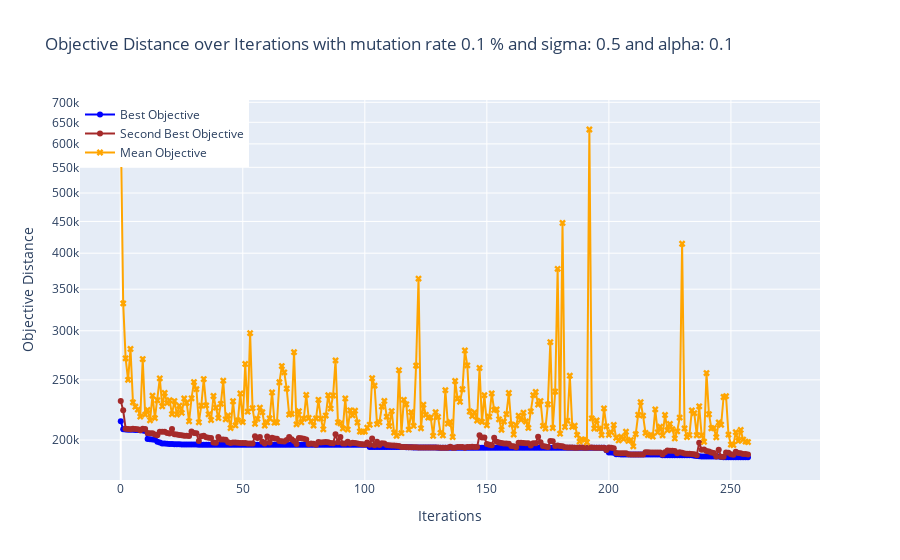
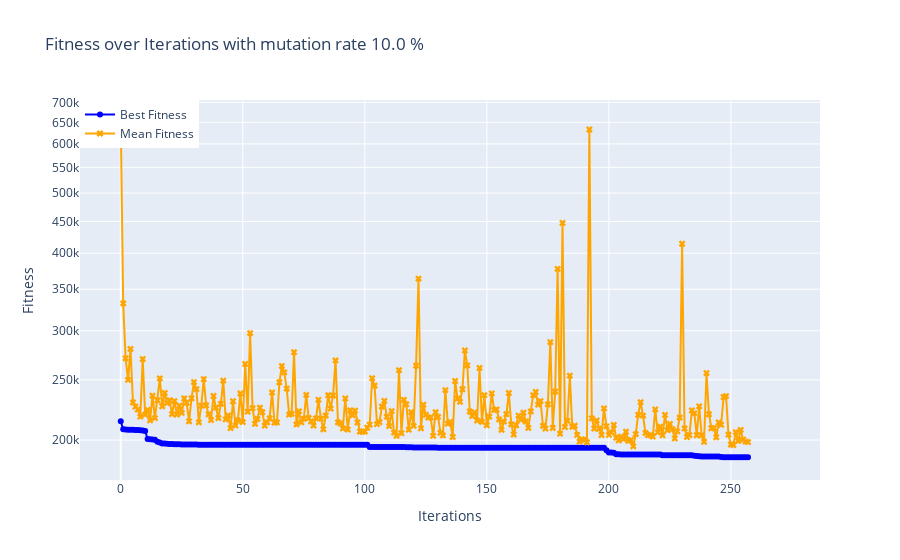
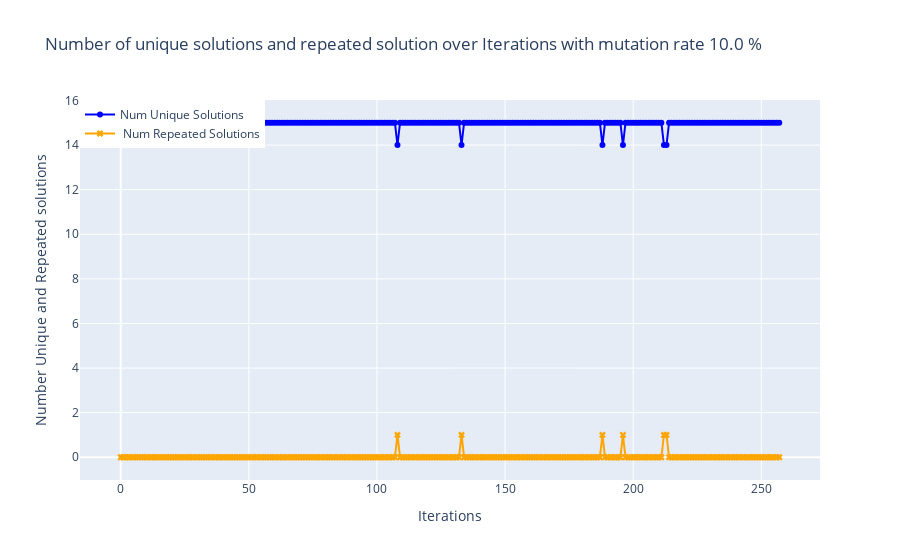
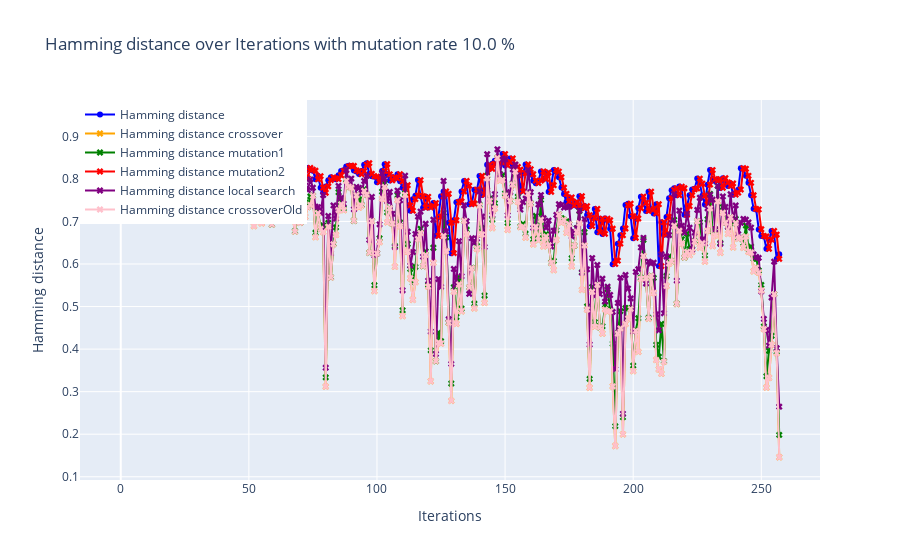

Notebook cell for these charts, in order:
### Code cell
import r0818807
filename = 'tour1000.csv'
a = r0818807.r0818807()
#a.post_processing_histogram(filename=filename)
a.optimize(filename=filename)

### Figure 1 — Plotly figure (JSON) as saved in the notebook; plotly's stock layout.template omitted (floating-point values rounded to 4 significant figures; data arrays with more than 128 entries replaced by an {"elided": "..."} marker saying what was removed)
{"data": [{"line": {"color": "blue"}, "marker": {"symbol": "circle"}, "mode": "lines+markers", "name": "Best Objective", "type": "scatter", "x": {"elided": "258 int values"}, "y": {"elided": "258 float values"}}, {"line": {"color": "Brown"}, "marker": {"symbol": "circle"}, "mode": "lines+markers", "name": "Second Best Objective", "type": "scatter", "x": {"elided": "258 int values"}, "y": {"elided": "258 float values"}}, {"line": {"color": "orange"}, "marker": {"symbol": "x"}, "mode": "lines+markers", "name": "Mean Objective", "type": "scatter", "x": {"elided": "258 int values"}, "y": {"elided": "258 float values"}}], "layout": {"annotations": [{"arrowhead": 1, "ax": -10, "ay": -40, "bgcolor": "white", "bordercolor": "black", "showarrow": true, "text": "Best: 187649.1730119622<br>Mean: 198528.99539324097", "x": 257, "y": 187600.0}], "hovermode": "x", "legend": {"x": 0, "y": 1}, "title": {"text": "Objective Distance over Iterations with mutation rate 0.1 % and sigma: 0.5 and alpha: 0.1"}, "xaxis": {"title": {"text": "Iterations"}}, "yaxis": {"autorange": true, "title": {"text": "Objective Distance"}, "type": "log"}}}

### Figure 2 — Plotly figure (JSON) as saved in the notebook; plotly's stock layout.template omitted (floating-point values rounded to 4 significant figures; data arrays with more than 128 entries replaced by an {"elided": "..."} marker saying what was removed)
{"data": [{"line": {"color": "blue"}, "marker": {"symbol": "circle"}, "mode": "lines+markers", "name": "Best Fitness", "type": "scatter", "x": {"elided": "258 int values"}, "y": {"elided": "258 float values"}}, {"line": {"color": "orange"}, "marker": {"symbol": "x"}, "mode": "lines+markers", "name": "Mean Fitness", "type": "scatter", "x": {"elided": "258 int values"}, "y": {"elided": "258 float values"}}], "layout": {"annotations": [{"arrowhead": 1, "ax": -10, "ay": -40, "bgcolor": "white", "bordercolor": "black", "showarrow": true, "text": "Best: 187649.1730119622<br>Mean: 198528.99539324097", "x": 257, "y": 187600.0}], "hovermode": "x", "legend": {"x": 0, "y": 1}, "title": {"text": "Fitness over Iterations with mutation rate 10.0 %"}, "xaxis": {"title": {"text": "Iterations"}}, "yaxis": {"autorange": true, "title": {"text": "Fitness"}, "type": "log"}}}

### Figure 3 — Plotly figure (JSON) as saved in the notebook; plotly's stock layout.template omitted (floating-point values rounded to 4 significant figures; data arrays with more than 128 entries replaced by an {"elided": "..."} marker saying what was removed)
{"data": [{"line": {"color": "blue"}, "marker": {"symbol": "circle"}, "mode": "lines+markers", "name": "Num Unique Solutions", "type": "scatter", "x": {"elided": "258 int values"}, "y": {"elided": "258 int values"}}, {"line": {"color": "orange"}, "marker": {"symbol": "x"}, "mode": "lines+markers", "name": " Num Repeated Solutions", "type": "scatter", "x": {"elided": "258 int values"}, "y": {"elided": "258 int values"}}], "layout": {"hovermode": "x", "legend": {"x": 0, "y": 1}, "title": {"text": "Number of unique solutions and repeated solution over Iterations with mutation rate 10.0 %"}, "xaxis": {"title": {"text": "Iterations"}}, "yaxis": {"title": {"text": "Number Unique and Repeated solutions"}}}}

### Figure 4 — Plotly figure (JSON) as saved in the notebook; plotly's stock layout.template omitted (floating-point values rounded to 4 significant figures; data arrays with more than 128 entries replaced by an {"elided": "..."} marker saying what was removed)
{"data": [{"line": {"color": "blue"}, "marker": {"symbol": "circle"}, "mode": "lines+markers", "name": "Hamming distance", "type": "scatter", "x": {"elided": "258 int values"}, "y": {"elided": "258 float values"}}, {"line": {"color": "orange"}, "marker": {"symbol": "x"}, "mode": "lines+markers", "name": "Hamming distance crossover", "type": "scatter", "x": {"elided": "258 int values"}, "y": {"elided": "258 float values"}}, {"line": {"color": "green"}, "marker": {"symbol": "x"}, "mode": "lines+markers", "name": "Hamming distance mutation1", "type": "scatter", "x": {"elided": "258 int values"}, "y": {"elided": "258 float values"}}, {"line": {"color": "red"}, "marker": {"symbol": "x"}, "mode": "lines+markers", "name": "Hamming distance mutation2", "type": "scatter", "x": {"elided": "258 int values"}, "y": {"elided": "258 float values"}}, {"line": {"color": "purple"}, "marker": {"symbol": "x"}, "mode": "lines+markers", "name": "Hamming distance local search", "type": "scatter", "x": {"elided": "258 int values"}, "y": {"elided": "258 float values"}}, {"line": {"color": "pink"}, "marker": {"symbol": "x"}, "mode": "lines+markers", "name": "Hamming distance crossoverOld", "type": "scatter", "x": {"elided": "258 int values"}, "y": {"elided": "258 float values"}}], "layout": {"hovermode": "x", "legend": {"x": 0, "y": 1}, "title": {"text": "Hamming distance over Iterations with mutation rate 10.0 %"}, "xaxis": {"title": {"text": "Iterations"}}, "yaxis": {"title": {"text": "Hamming distance"}}}}
